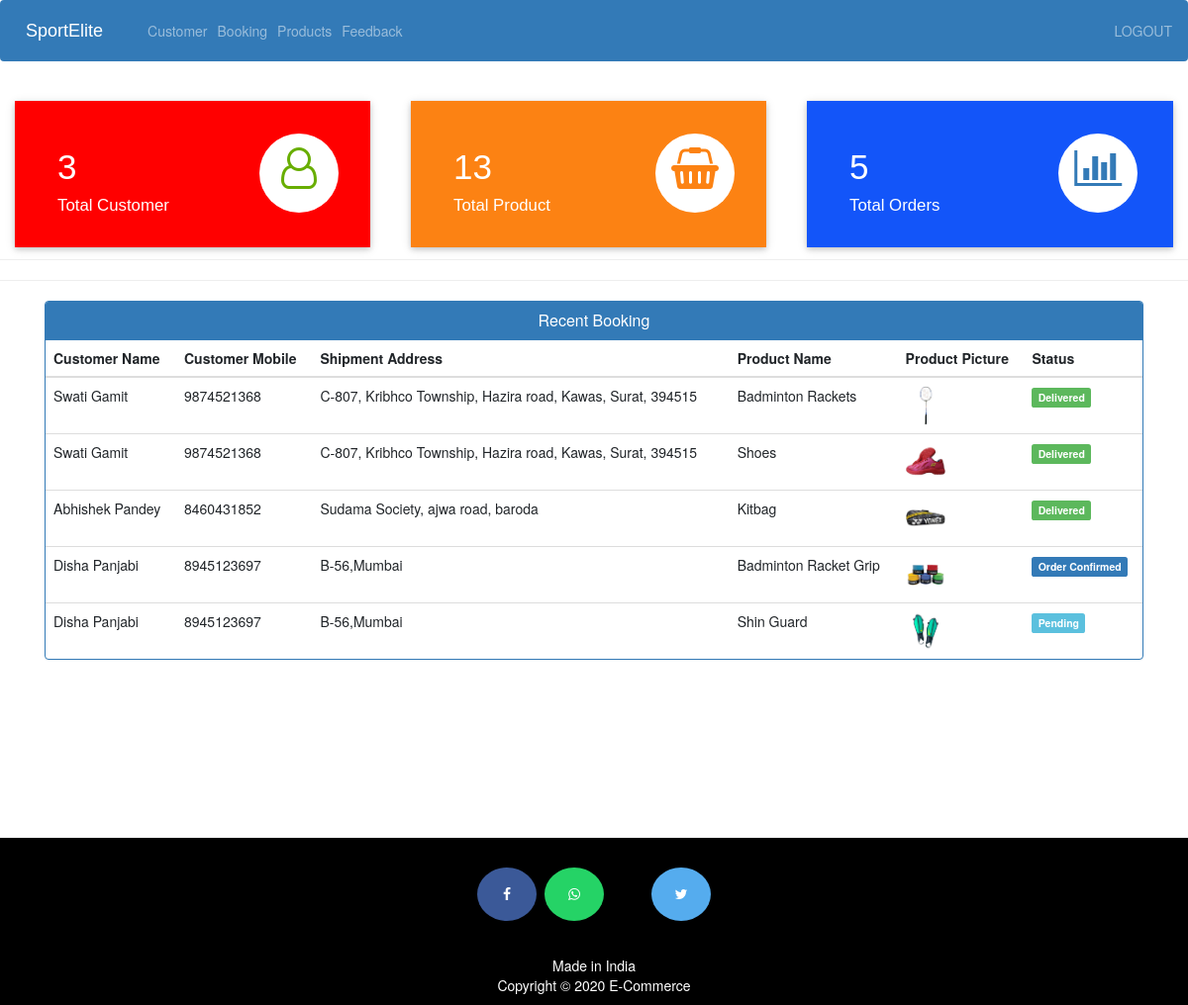
The app's page /admin-dashboard (signed in) with its own data.
### ecom/models.py (models this page shows, shortened)
class Customer(models.Model):
    user=models.OneToOneField(User,on_delete=models.CASCADE)
    profile_pic= models.ImageField(upload_to='profile_pic/CustomerProfilePic/',null=True,blank=True)
    address = models.CharField(max_length=40)
    mobile = models.CharField(max_length=20,null=False)
    @property
    def get_name(self):
        return self.user.first_name+" "+self.user.last_name

class Orders(models.Model):
    STATUS =(
        ('Pending','Pending'),
        ('Order Confirmed','Order Confirmed'),
        ('Out for Delivery','Out for Delivery'),
        ('Delivered','Delivered'),
    )
    customer=models.ForeignKey('Customer', on_delete=models.CASCADE,null=True)
    product=models.ForeignKey('Product',on_delete=models.CASCADE,null=True)
    email = models.CharField(max_length=50,null=True)
    address = models.CharField(max_length=500,null=True)
    mobile = models.CharField(max_length=20,null=True)
    order_date= models.DateField(auto_now_add=True,null=True)
    status=models.CharField(max_length=50,null=True,choices=STATUS)

class Product(models.Model):
    name=models.CharField(max_length=40)
    product_image= models.ImageField(upload_to='product_image/',null=True,blank=True)
    price = models.PositiveIntegerField()
    description=models.CharField(max_length=40)

### ecom/views.py (the view)
# urls.py: path('admin-dashboard', views.admin_dashboard_view,name='admin-dashboard'),
@login_required(login_url='adminlogin')
def admin_dashboard_view(request):
    customercount=models.Customer.objects.all().count()
    productcount=models.Product.objects.all().count()
    ordercount=models.Orders.objects.all().count()
    orders=models.Orders.objects.all()
    ordered_products=[]
    ordered_bys=[]
    for order in orders:
        ordered_product=models.Product.objects.all().filter(id=order.product.id)
        ordered_by=models.Customer.objects.all().filter(id = order.customer.id)
        ordered_products.append(ordered_product)
        ordered_bys.append(ordered_by)
    mydict={
    'customercount':customercount,
    'productcount':productcount,
    'ordercount':ordercount,
    'data':zip(ordered_products,ordered_bys,orders),
    }
    return render(request,'ecom/admin_dashboard.html',context=mydict)

### templates/ecom/admin_dashboard.html
{% extends 'ecom/admin_base.html' %}
{% load static %}
{% block content %}
<br>
{%include 'ecom/admin_dashboard_cards.html'%}
<br><br><br><br><br>
<hr><hr>
<div class="container" >
    <div class="panel panel-primary" >
      <div class="panel-heading" style="text-align:center;">
        <h6 class="panel-title">Recent Booking</h6>
      </div>
      <table class="table table-hover" id="dev-table">
        <thead>
          <tr>
            <th>Customer Name</th>
            <th>Customer Mobile</th>
            <th>Shipment Address</th>
            <th>Product Name</th>
            <th>Product Picture</th>
            <th>Status</th>
          </tr>
        </thead>
        {% for product,customer,order in data %}
        <tr>
          {% for c in customer %}
          <td> {{c.get_name}}</td>
          <td>{{c.mobile}}</td>
          <td>{{order.address}}</td>
          {% endfor %}
          {% for p in product %}
          <td> {{p.name}}</td>
          <td> <img src="{% static p.product_image.url %}" alt="Profile Pic" height="40px" width="40px" /></td>
          {% if order.status == 'Pending'%}
          <td> <span class="label label-info">{{order.status}}</span></td>
          {% elif order.status == 'Delivered' %}
          <td> <span class="label label-success">{{order.status}}</span></td>
          {% elif order.status == 'Out for Delivery' %}
          <td> <span class="label label-warning">{{order.status}}</span></td>
          {%else%}
            <td> <span class="label label-primary">{{order.status}}</span></td>
          {%endif%}
          {% endfor %}
        </tr>
        {% endfor %}
      </table>
  </div>
</div>
{% endblock content %}

### templates/ecom/admin_base.html (shortened to what this page needs)
<!DOCTYPE html>
{% load static %}
<html lang="en">
<head>
  <link rel="stylesheet" href="https://stackpath.bootstrapcdn.com/bootstrap/4.3.1/css/bootstrap.min.css">
  <link rel="stylesheet" href="https://maxcdn.bootstrapcdn.com/font-awesome/4.7.0/css/font-awesome.min.css">
</head>
<body>
  <div class="bs-example">
    <nav class="navbar navbar-expand-md navbar-dark fixed-top" style="background:#337AB7;">
      <a href="/" class="navbar-brand">SportElite</a>
      <div class="collapse navbar-collapse justify-content-between" id="navbarCollapse">
        <div class="navbar-nav">
          <a href="/view-customer" class="nav-item nav-link">Customer</a>
          <a href="/admin-view-booking" class="nav-item nav-link">Booking</a>
          <a href="/admin-products" class="nav-item nav-link">Products</a>
          <a href="/view-feedback" class="nav-item nav-link">Feedback</a>
        </div>
        <div class="navbar-nav navbar-right">
          <a href="/logout" class="nav-item nav-link">LOGOUT</a>
        </div>
      </div>
    </nav>
  </div>
  {% block content %}
  {% endblock content %}
<br><br><br><br><br><br><br><br>
  <footer>
    <p>
      <a id="ftr" href="#" class="fa fa-facebook"></a>
      <a id="ftr" href="#" class="fa fa-whatsapp"></a>
      <a id="ftr" href="#"></a>
      <a id="ftr" href="#" class="fa fa-twitter"></a>
    </p>
    <br>
    <div class="container">
      <div class="row">
        <div class="col-md-12 col-sm-12">
          <div style="color:#ffffff;" class="wow fadeInUp footer-copyright">
            <p>Made in India <br>
              Copyright &copy; 2020 E-Commerce </p>
          </div>
        </div>
      </div>
    </div>
  </footer>
</body>
</html>

### templates/ecom/admin_dashboard_cards.html (shortened to what this page needs)
<!DOCTYPE html>
<html lang="en" dir="ltr">
<head>
  <link rel="stylesheet" href="https://maxcdn.bootstrapcdn.com/bootstrap/3.4.1/css/bootstrap.min.css">
  <link rel="stylesheet" href="https://cdnjs.cloudflare.com/ajax/libs/font-awesome/4.7.0/css/font-awesome.min.css">
</head>
<body>
  <div class="market-updates">
    <div class="col-md-4 market-update-gd">
      <div class="market-update-block clr-block-1">
        <div class="col-md-8 market-update-left">
          <h3>{{customercount}}</h3>
          <h4>Total Customer</h4>
        </div>
        <div class="col-md-4 market-update-right">
          <i class="fa fa-user-o"></i>
        </div>
        <div class="clearfix"> </div>
      </div>
    </div>
    <div class="col-md-4 market-update-gd">
      <div class="market-update-block clr-block-2">
        <div class="col-md-8 market-update-left">
          <h3>{{productcount}}</h3>
          <h4>Total Product</h4>
        </div>
        <div class="col-md-4 market-update-right">
          <i class="fa fa-shopping-basket"></i>
        </div>
        <div class="clearfix"> </div>
      </div>
    </div>
    <div class="col-md-4 market-update-gd">
      <div class="market-update-block clr-block-3">
        <div class="col-md-8 market-update-left">
          <h3>{{ordercount}}</h3>
          <h4>Total Orders</h4>
        </div>
        <div class="col-md-4 market-update-right">
          <i class="fa fa-bar-chart"> </i>
        </div>
        <div class="clearfix"> </div>
      </div>
    </div>
  </div>
  <br><br>
</body>
</html>

### templates/ecom/admin_base.html (style rules this page uses)
.bs-example { margin: 0px; }
.navbar-brand { font-size: 20px; font-family: sans-serif; }
footer { padding: 0px 0px 0px 0px; background-color: black; margin: 0px; }
#ftr { padding: 20px; }
.fa { font-size: 23px; width: 60px; text-align: center; text-decoration: none; margin: 5px 2px; border-radius: 50%; }
.fa-facebook { background: #3B5998; color: white; margin-top: 30px; }
.fa-whatsapp { background: #25d366; color: white; }
.fa-twitter { background: #55ACEE; color: white; }
p { text-align: center; }

### templates/ecom/admin_dashboard_cards.html (style rules this page uses)
.market-update-block { padding: 2em 2em; background: #999; }
.market-update-block h3 { color: #fff; font-size: 2.5em; font-family: 'Carrois Gothic', sans-serif; }
.market-update-block h4 { font-size: 1.2em; color: #fff; margin: 0.3em 0em; font-family: 'Carrois Gothic', sans-serif; }
.market-update-block.clr-block-1 { background: #ff0000; margin-right: 0.8em; box-shadow: 0 2px 5px 0 rgba(0, 0, 0, 0.16), 0 2px 10px 0 rgba(0, 0, 0, 0.12); transition: 0.5s all; -webkit-transition: 0.5s all; -moz-transition: 0.5s all; -o-transition: 0.5s all; }
.market-update-block.clr-block-2 { background: #FC8213; margin-right: 0.8em; box-shadow: 0 2px 5px 0 rgba(0, 0, 0, 0.16), 0 2px 10px 0 rgba(0, 0, 0, 0.12); transition: 0.5s all; -webkit-transition: 0.5s all; -moz-transition: 0.5s all; -o-transition: 0.5s all; }
.market-update-block.clr-block-3 { background: #1355f9; box-shadow: 0 2px 5px 0 rgba(0, 0, 0, 0.16), 0 2px 10px 0 rgba(0, 0, 0, 0.12); transition: 0.5s all; -webkit-transition: 0.5s all; -moz-transition: 0.5s all; -o-transition: 0.5s all; }
.market-update-right i.fa.fa-user-o { font-size: 3em; color: #68AE00; width: 80px; height: 80px; background: #fff; text-align: center; border-radius: 49px; -webkit-border-radius: 49px; -moz-border-radius: 49px; -o-border-radius: 49px; line-height: 1.7em; }
.market-update-right i.fa.fa-shopping-basket { font-size: 3em; color: #FC8213; width: 80px; height: 80px; background: #fff; text-align: center; border-radius: 49px; -webkit-border-radius: 49px; -moz-border-radius: 49px; -o-border-radius: 49px; line-height: 1.7em; }
.market-update-right i.fa.fa-bar-chart { font-size: 3em; color: #337AB7; width: 80px; height: 80px; background: #fff; text-align: center; border-radius: 49px; -webkit-border-radius: 49px; -moz-border-radius: 49px; -o-border-radius: 49px; line-height: 1.7em; }
.market-update-left { padding: 0px; }

### records on screen
Orders: address "C-807, Kribhco Township, Hazira road, Kawas, Surat, 394515", status "Delivered"
Customer: get_name "Swati Gamit", mobile "9874521368"
Product: name "Badminton Rackets", product_image (picture)
Orders: address "C-807, Kribhco Township, Hazira road, Kawas, Surat, 394515", status "Delivered"
Product: name "Shoes", product_image (picture)
Orders: address "Sudama Society, ajwa road, baroda", status "Delivered"
Customer: get_name "Abhishek Pandey", mobile "8460431852"
Product: name "Kitbag", product_image (picture)
Orders: address "B-56,Mumbai", status "Order Confirmed"
Customer: get_name "Disha Panjabi", mobile "8945123697"
Product: name "Badminton Racket Grip", product_image (picture)
Orders: address "B-56,Mumbai", status "Pending"
Product: name "Shin Guard", product_image (picture)

### other values on screen
{{ customercount }} "3"
{{ productcount }} "13"
{{ ordercount }} "5"
